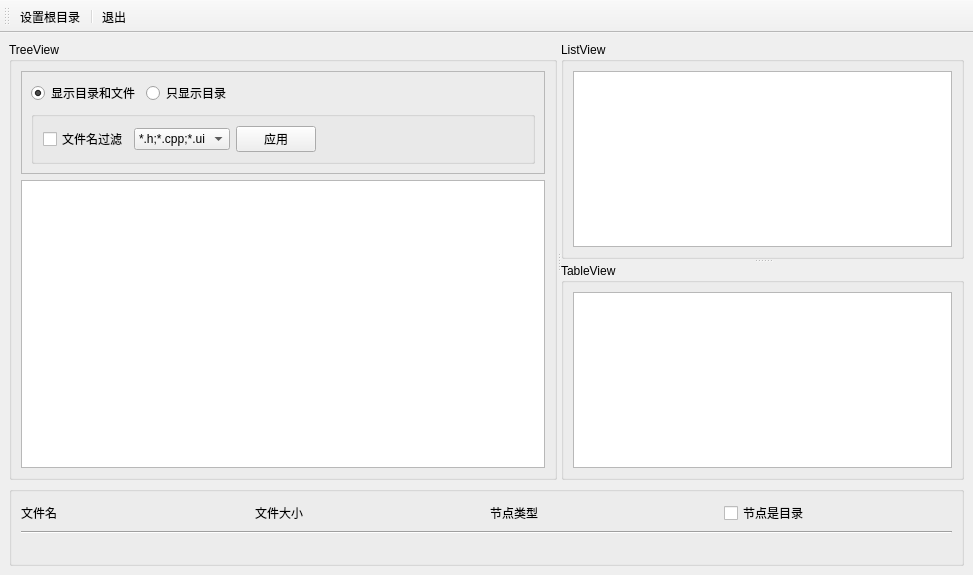
<?xml version="1.0" encoding="UTF-8"?>
<ui version="4.0">
 <class>MainWindow</class>
 <widget class="QMainWindow" name="MainWindow">
  <property name="geometry">
   <rect>
    <x>0</x>
    <y>0</y>
    <width>973</width>
    <height>575</height>
   </rect>
  </property>
  <property name="windowTitle">
   <string>MainWindow</string>
  </property>
  <widget class="QWidget" name="centralwidget">
   <layout class="QVBoxLayout" name="verticalLayout_6">
    <item>
     <widget class="QSplitter" name="splitter_2">
      <property name="sizePolicy">
       <sizepolicy hsizetype="Expanding" vsizetype="Expanding">
        <horstretch>0</horstretch>
        <verstretch>0</verstretch>
       </sizepolicy>
      </property>
      <property name="orientation">
       <enum>Qt::Horizontal</enum>
      </property>
      <widget class="QGroupBox" name="groupBox_3">
       <property name="title">
        <string>TreeView</string>
       </property>
       <layout class="QVBoxLayout" name="verticalLayout_4">
        <item>
         <widget class="QFrame" name="frame">
          <property name="frameShape">
           <enum>QFrame::StyledPanel</enum>
          </property>
          <property name="frameShadow">
           <enum>QFrame::Raised</enum>
          </property>
          <layout class="QVBoxLayout" name="verticalLayout_3">
           <item>
            <layout class="QHBoxLayout" name="horizontalLayout_2">
             <item>
              <widget class="QRadioButton" name="rbtnShowDirFile">
               <property name="text">
                <string>显示目录和文件</string>
               </property>
               <property name="checked">
                <bool>true</bool>
               </property>
              </widget>
             </item>
             <item>
              <widget class="QRadioButton" name="rbtnShowDir">
               <property name="text">
                <string>只显示目录</string>
               </property>
              </widget>
             </item>
             <item>
              <spacer name="horizontalSpacer">
               <property name="orientation">
                <enum>Qt::Horizontal</enum>
               </property>
               <property name="sizeHint" stdset="0">
                <size>
                 <width>40</width>
                 <height>20</height>
                </size>
               </property>
              </spacer>
             </item>
            </layout>
           </item>
           <item>
            <widget class="QGroupBox" name="gourpFilter">
             <property name="title">
              <string/>
             </property>
             <layout class="QHBoxLayout" name="horizontalLayout">
              <item>
               <widget class="QCheckBox" name="chkFileFilter">
                <property name="text">
                 <string>文件名过滤</string>
                </property>
               </widget>
              </item>
              <item>
               <widget class="QComboBox" name="comboFilter">
                <item>
                 <property name="text">
                  <string>*.h;*.cpp;*.ui</string>
                 </property>
                </item>
                <item>
                 <property name="text">
                  <string>*.h;*.cpp</string>
                 </property>
                </item>
                <item>
                 <property name="text">
                  <string>*.jpeg</string>
                 </property>
                </item>
                <item>
                 <property name="text">
                  <string>*.txt</string>
                 </property>
                </item>
               </widget>
              </item>
              <item>
               <widget class="QPushButton" name="btnApplyFilter">
                <property name="text">
                 <string>应用</string>
                </property>
                <property name="icon">
                 <iconset resource="res.qrc">
                  <normaloff>:/images/icons/828.bmp</normaloff>:/images/icons/828.bmp</iconset>
                </property>
               </widget>
              </item>
              <item>
               <spacer name="horizontalSpacer_2">
                <property name="orientation">
                 <enum>Qt::Horizontal</enum>
                </property>
                <property name="sizeHint" stdset="0">
                 <size>
                  <width>40</width>
                  <height>20</height>
                 </size>
                </property>
               </spacer>
              </item>
             </layout>
            </widget>
           </item>
          </layout>
         </widget>
        </item>
        <item>
         <widget class="QTreeView" name="treeView"/>
        </item>
       </layout>
      </widget>
      <widget class="QSplitter" name="splitter">
       <property name="orientation">
        <enum>Qt::Vertical</enum>
       </property>
       <widget class="QGroupBox" name="groupBox">
        <property name="title">
         <string>ListView</string>
        </property>
        <layout class="QVBoxLayout" name="verticalLayout">
         <item>
          <widget class="QListView" name="listView"/>
         </item>
        </layout>
       </widget>
       <widget class="QGroupBox" name="groupBox_2">
        <property name="title">
         <string>TableView</string>
        </property>
        <layout class="QVBoxLayout" name="verticalLayout_2">
         <item>
          <widget class="QTableView" name="tableView"/>
         </item>
        </layout>
       </widget>
      </widget>
     </widget>
    </item>
    <item>
     <widget class="QGroupBox" name="groupBox_4">
      <property name="title">
       <string/>
      </property>
      <layout class="QVBoxLayout" name="verticalLayout_5">
       <item>
        <layout class="QHBoxLayout" name="horizontalLayout_3">
         <item>
          <widget class="QLabel" name="labFileName">
           <property name="text">
            <string>文件名</string>
           </property>
          </widget>
         </item>
         <item>
          <widget class="QLabel" name="labFileSize">
           <property name="text">
            <string>文件大小</string>
           </property>
          </widget>
         </item>
         <item>
          <widget class="QLabel" name="labNodeType">
           <property name="text">
            <string>节点类型</string>
           </property>
          </widget>
         </item>
         <item>
          <widget class="QCheckBox" name="chkIsDir">
           <property name="text">
            <string>节点是目录</string>
           </property>
          </widget>
         </item>
        </layout>
       </item>
       <item>
        <widget class="Line" name="line">
         <property name="orientation">
          <enum>Qt::Horizontal</enum>
         </property>
        </widget>
       </item>
       <item>
        <widget class="QLabel" name="labPath">
         <property name="text">
          <string/>
         </property>
        </widget>
       </item>
      </layout>
     </widget>
    </item>
   </layout>
  </widget>
  <widget class="QToolBar" name="toolBar">
   <property name="windowTitle">
    <string>toolBar</string>
   </property>
   <property name="toolButtonStyle">
    <enum>Qt::ToolButtonTextBesideIcon</enum>
   </property>
   <attribute name="toolBarArea">
    <enum>TopToolBarArea</enum>
   </attribute>
   <attribute name="toolBarBreak">
    <bool>false</bool>
   </attribute>
   <addaction name="actSetRootDir"/>
   <addaction name="separator"/>
   <addaction name="actQuit"/>
  </widget>
  <action name="actSetRootDir">
   <property name="icon">
    <iconset resource="res.qrc">
     <normaloff>:/images/icons/fold.bmp</normaloff>:/images/icons/fold.bmp</iconset>
   </property>
   <property name="text">
    <string>设置根目录</string>
   </property>
   <property name="menuRole">
    <enum>QAction::NoRole</enum>
   </property>
  </action>
  <action name="actQuit">
   <property name="icon">
    <iconset resource="res.qrc">
     <normaloff>:/images/icons/exit.bmp</normaloff>:/images/icons/exit.bmp</iconset>
   </property>
   <property name="text">
    <string>退出</string>
   </property>
   <property name="menuRole">
    <enum>QAction::NoRole</enum>
   </property>
  </action>
 </widget>
 <resources>
  <include location="res.qrc"/>
 </resources>
 <connections>
  <connection>
   <sender>actQuit</sender>
   <signal>triggered()</signal>
   <receiver>MainWindow</receiver>
   <slot>close()</slot>
   <hints>
    <hint type="sourcelabel">
     <x>-1</x>
     <y>-1</y>
    </hint>
    <hint type="destinationlabel">
     <x>399</x>
     <y>299</y>
    </hint>
   </hints>
  </connection>
 </connections>
</ui>
